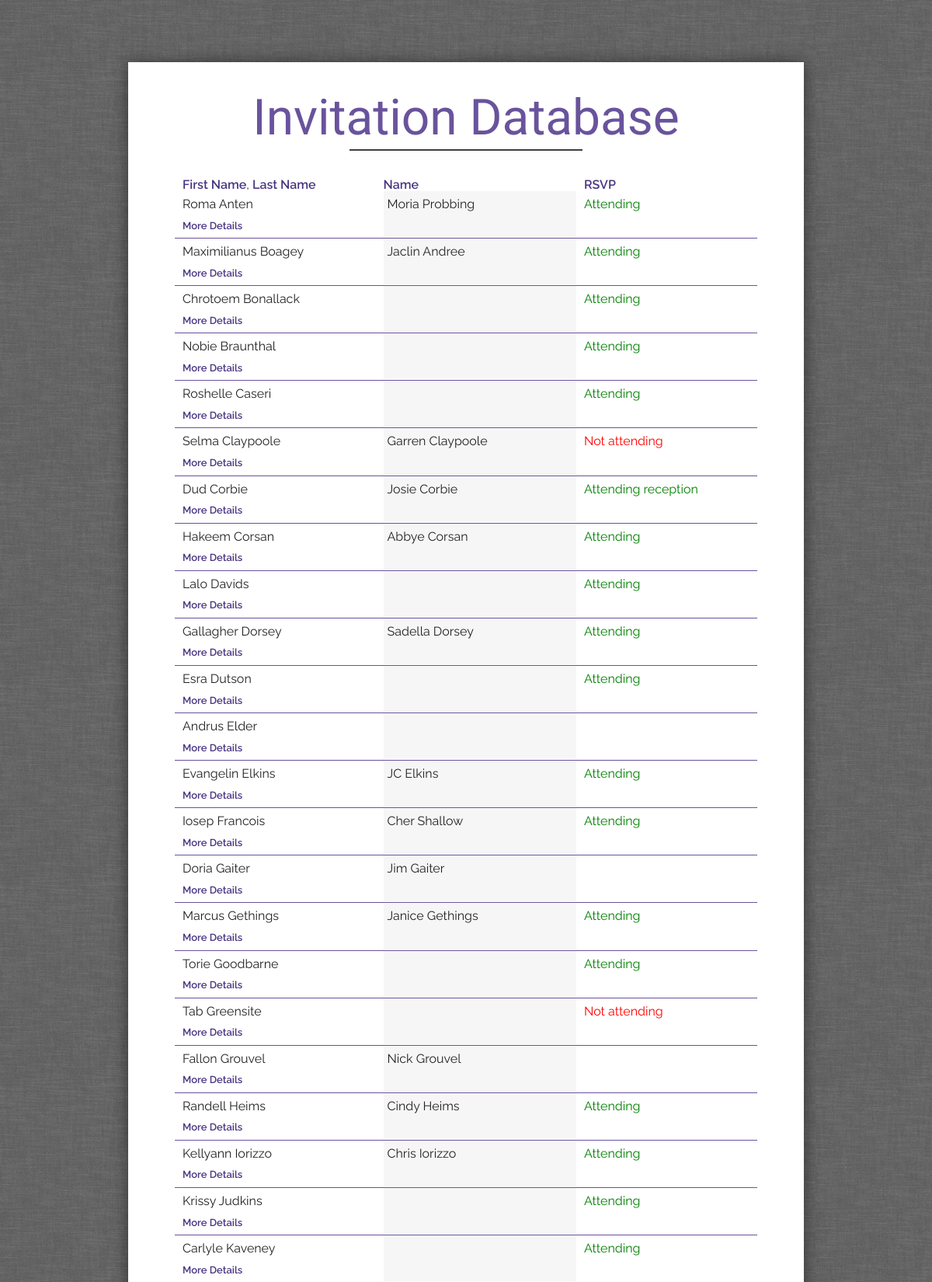
The app's page /guest-database/index.php?sort=last (upper part) with its own data.
### tables this page shows
CREATE TABLE `guests` (
  `id` int(11) NOT NULL AUTO_INCREMENT,
  `email` varchar(191) NOT NULL,
  `first_name` varchar(191) NOT NULL,
  `last_name` varchar(191) NOT NULL,
  `plus_one_first_name` varchar(191) NOT NULL,
  `plus_one_last_name` varchar(191) NOT NULL,
  `traveling` tinyint(1) NOT NULL DEFAULT '0',
  `plus_one` tinyint(1) NOT NULL DEFAULT '0',
  `bringing_plus_one` varchar(191) DEFAULT NULL,
  `has_kids` tinyint(1) NOT NULL DEFAULT '0',
  `bringing_kids` varchar(191) DEFAULT NULL,
  `RSVP` longtext,
  `rsvp_answer` varchar(191) DEFAULT NULL,
  `food_allergies` longtext,
  `song_choices` longtext,
  `additional_comments` longtext,
  PRIMARY KEY (`id`)
);

### guest-database/index.php (the view, shortened to what this page needs)
<?php
    include('header.php');
    include_once('../partials/db.php');
?>
<h1 class="purple2">Invitation Database</h1>
<hr style="background-color: #3f3f3f; width: 40%;" />
<div style="display: table; border-spacing: 10px 0; width: 100%;">
    <div style="display: table-cell; width: 35%;">
        <a href="?sort=name">First Name</a>,&nbsp;<a href="?sort=last">Last Name</a>
    </div>
    <div style="display: table-cell; margin: 0 15px 0 0; width: 35%;">
        <a href="?sort=name2">Name</a>
    </div>
    <div style="display: table-cell; width: 30%;">
        <a href="?sort=rsvp">RSVP</a>
    </div>
</div>
<?php
    $query = "SELECT * FROM guests";
    if ($_GET['sort'] == 'name') {
        $query .= " ORDER BY first_name";
    } elseif($_GET['sort'] == 'last') {
        $query .= " ORDER BY last_name";
    } elseif($_GET['sort'] == 'name2') {
        $query .= " ORDER BY if(plus_one_first_name = '' or plus_one_first_name is null,1,0),plus_one_first_name";
    }  elseif($_GET['sort'] == 'rsvp') {
        $query .= " ORDER BY if(rsvp_answer = '' or rsvp_answer is null,1,0),rsvp_answer";
    }
    $result = mysqli_query($conn, $query);
    while ($row = mysqli_fetch_assoc($result)) {
        $fname = $row['first_name'];
        $lname = $row['last_name'];
        $pfname = $row['plus_one_first_name'];
        $plname = $row['plus_one_last_name'];
        $rsvp = $row['rsvp_answer'];
        if($rsvp == "Attending") {
            $rsvp = '<font color="green">Attending</font>';
        } elseif($rsvp == "Attending ceremony") {
            $rsvp = '<font color="green">Attending ceremony</font>';
        } elseif($rsvp == "Attending reception") {
            $rsvp = '<font color="green">Attending reception</font>';
        } elseif($rsvp == "Not attending") {
            $rsvp = '<font color="red">Not attending</font>';
        }
?>
    <div style="border-bottom: 1px solid #69539C; line-height: 1.5;">
        <div style="display: table; border-spacing: 10px 0; width: 100%;">
            <div style="display: table-cell; padding: 5px 0; vertical-align: top; width: 35%;">
                <?=$fname?> <?=$lname?>
                <br />
                <a class="more-deets-link">More Details</a>
            </div><div style="background-color: #f6f6f6; display: table-cell; padding: 5px 5px; height: auto; vertical-align: top; width: 35%;">
                <?=$pfname?> <?=$plname?>
            </div><div style="display: table-cell; padding: 5px 0; vertical-align: top; width: 30%;">
                <?=$rsvp?>
            </div>
        </div>
    </div>
<?php
} ?>
<?php
include('footer.php');

### style.css (style rules this page uses)
* { -webkit-appearance: none; -webkit-box-sizing: border-box; -webkit-font-smoothing: antialiased; box-sizing: border-box; }
body { background-image: url('images/bg.png'); color: #222; font-family: 'Raleway', sans-serif; font-size: 16px; line-height: 1; }
.purple2 { color: #69539C; }
a { color: #493583; font-weight: 600; text-decoration: none; }
h1 { color: #2f2f2f; font-family: 'Cookie'; font-size: 4em; font-weight: 400; margin: 0; text-align: center; }
hr { background-color: #B398D0; border: 0; height: 2px; margin-bottom: 2.25em; width: 30%; }

### guest-database/index.php (style rules this page uses)
.more-deets-link { cursor: pointer; display: block; font-size: 13px; margin: 0.35rem 0 0; }

### records on screen
guests: first_name "Roma", last_name "Anten", plus_one_first_name "Moria", plus_one_last_name "Probbing", rsvp_answer "Attending"
guests: first_name "Maximilianus", last_name "Boagey", plus_one_first_name "Jaclin", plus_one_last_name "Andree", rsvp_answer "Attending"
guests: first_name "Chrotoem", last_name "Bonallack", rsvp_answer "Attending"
guests: first_name "Nobie", last_name "Braunthal", rsvp_answer "Attending"
guests: first_name "Roshelle", last_name "Caseri", rsvp_answer "Attending"
guests: first_name "Selma", last_name "Claypoole", plus_one_first_name "Garren", plus_one_last_name "Claypoole", rsvp_answer "Not attending"
guests: first_name "Dud", last_name "Corbie", plus_one_first_name "Josie", plus_one_last_name "Corbie", shows "Attending reception"
guests: first_name "Hakeem", last_name "Corsan", plus_one_first_name "Abbye", plus_one_last_name "Corsan", rsvp_answer "Attending"
guests: first_name "Lalo", last_name "Davids", rsvp_answer "Attending"
guests: first_name "Gallagher", last_name "Dorsey", plus_one_first_name "Sadella", plus_one_last_name "Dorsey", rsvp_answer "Attending"
guests: first_name "Esra", last_name "Dutson", rsvp_answer "Attending"
guests: first_name "Andrus", last_name "Elder"
guests: first_name "Evangelin", last_name "Elkins", plus_one_first_name "JC", plus_one_last_name "Elkins", rsvp_answer "Attending"
guests: first_name "Iosep", last_name "Francois", plus_one_first_name "Cher", plus_one_last_name "Shallow", rsvp_answer "Attending"
guests: first_name "Doria", last_name "Gaiter", plus_one_first_name "Jim", plus_one_last_name "Gaiter"
guests: first_name "Marcus", last_name "Gethings", plus_one_first_name "Janice", plus_one_last_name "Gethings", rsvp_answer "Attending"
guests: first_name "Torie", last_name "Goodbarne", rsvp_answer "Attending"
guests: first_name "Tab", last_name "Greensite", rsvp_answer "Not attending"
guests: first_name "Fallon", last_name "Grouvel", plus_one_first_name "Nick", plus_one_last_name "Grouvel"
guests: first_name "Randell", last_name "Heims", plus_one_first_name "Cindy", plus_one_last_name "Heims", rsvp_answer "Attending"
guests: first_name "Kellyann", last_name "Iorizzo", plus_one_first_name "Chris", plus_one_last_name "Iorizzo", rsvp_answer "Attending"
guests: first_name "Krissy", last_name "Judkins", rsvp_answer "Attending"
guests: first_name "Carlyle", last_name "Kaveney", rsvp_answer "Attending"
